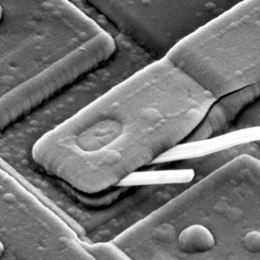
%> input picture Lab3/Proj04_01/Fig0431(d)(blown_ic_crop).tif, 260 x 260 px, shrunk from 1026 x 1026 before the run
$ octave Test_All.m   (GNU Octave 9; MATLAB toolbox functions it lacks are replaced by stand-ins)
%> lines starting %> are read from the running program, lines starting %| are printed output that depends on the picture
### Lab3/Proj04_01/fshift.m
function output = fshift(input)
%뱄input갠(-1)쿍쾩
[M,N] = size(input);
output = zeros(M,N,'single');
    for x = 0 : M-1
        for y = 0 : N-1
            output(x+1,y+1) = input(x+1,y+1) * ((-1)^(x+y));
        end
    end
end

### Lab3/Proj04_01/myDFT2.m
function output = myDFT2(input)
%input: a 2-D matrix, type single
%output: a 2-D matrix, type single
[M,N] = size(input);
inputVector = reshape(input,1,M*N); % 把input轉成1個row
output = zeros(M,N,'single');
    for u = 0 : M-1
        for v = 0 : N-1
            %fprintf('u = %d, v = %d\n', u, v); % 用來看執行到哪
            expMap = zeros(M*N,1); % 用來放該F(u,v)的exp
            for x = 0 : M-1
                for y = 0 : N-1
                    pow = (-1i*2*pi) * (u*x/M + v*y/N);
                    expMap(x*N + y + 1) = exp(pow);
                end
            end
            output(u+1,v+1) = inputVector * expMap ; % [1,M*N] * [M*N,1]
        end
    end
end

### Lab3/test/01/Test_All.m
clc;
clear all;
close all;
input = imread('Fig0431(d)(blown_ic_crop).tif'); % 讀取題目圖片
%> input is the input picture: size 260x260 uint8; min 0, max 255, mean 115.6
input = imresize(input, 0.1); % 縮小10倍
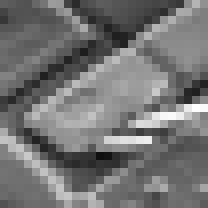
%> input: size 26x26 uint8 (shown 8 times larger); min 15, max 253, mean 115.6
input = im2single(input);
%> input: size 26x26 single
subplot(3,3,1);imshow(input);title('Origin');
[M,N] = size(input);
%> M = 26; N = 26

% 原圖做Zeropadding
inputZeroPad = padarray(input,[50 50],0,'post');
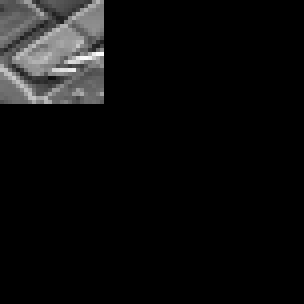
%> inputZeroPad: size 76x76 single (shown 4 times larger); min 0, max 0.992, mean 0.053
subplot(3,3,2);imshow(inputZeroPad);title('Zero Padding');
imwrite(inputZeroPad,'Zero Padding.png');

%做(-1)處理
[P, Q] = size(inputZeroPad);
%> P = 76; Q = 76
inputZeroPad_mul = fshift(inputZeroPad);
%> after the loop in fshift, `for x = 0 : M-1`:
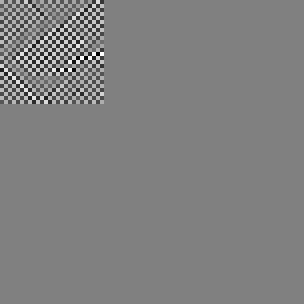
%> output: size 76x76 single (shown 4 times larger); min -0.992, max 0.98, mean -9.03e-05; drawn with min black and max white
subplot(3,3,3);imshow(inputZeroPad_mul);title('Zero Padding After -1');
%> after `imshow(inputZeroPad_mul)`:
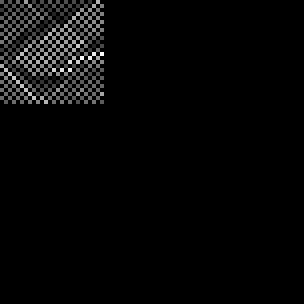
%> displayed picture: size 76x76, on the screen's scale of 0 to 255 (shown 4 times larger); min 0, max 250, mean 6.8
imwrite(inputZeroPad_mul,'Zero Padding_after(-1).png');
% [17 lines of commented-out code are left out]
tic
zeroPadDFT_mul = myDFT2(inputZeroPad_mul);
%> in myDFT2, `inputVector = reshape(input,1,M*N);`: inputVector = 5776 values, max 0.98 at index 1914, min -0.992 at index 1838, mean -9.03e-05
%> (the run ends here)
